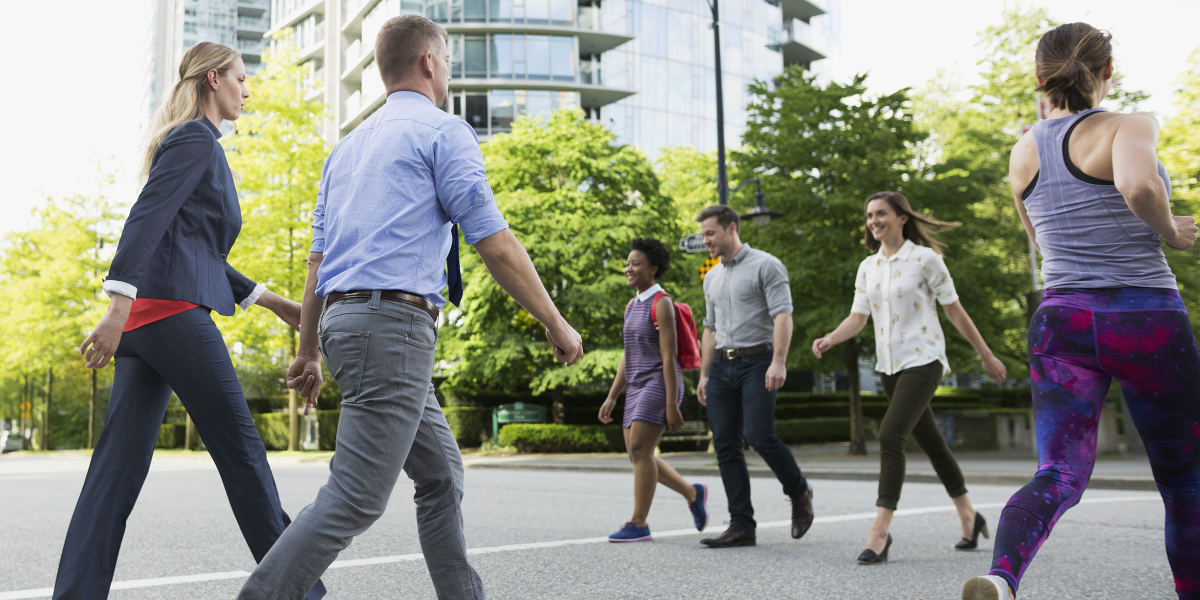
#> input picture Instance_Seg_Testing/people_walk_sample1.jpg, 2400 x 1200 px, given in place of t, which was not available (shown at 1/2 size)
$ python -i data_prepare_br_up.py   (imports and definitions only)
#> lines starting #> are read from the running program, lines starting #| are printed output that depends on the picture; pictures that were not available may be replaced by others from this repository, and a replacement may not be noted
#!/usr/bin/env python3
# -*- coding: utf-8 -*-
"""
Created:    Tue Apr 25 23:52:27 2023
Updated:    11/14/2023

@author: zahid + matthew
"""

#%% libraries  zahid
import os

import matplotlib.pyplot as plt

import numpy as np

import cv2
import cv2 as cv

import glob

from scipy.io import loadmat
from scipy.signal import butter, filtfilt, buttord
from scipy.fft import fft, fftfreq

import random

from random import seed, randint

from sys import exit

# from sklearn.model_selection import train_test_split

import pandas as pd
import pickle
import pdb

#%%  Data Load files from the directory Zahid

# Select the source file [either MERL or Collected Dataset or ]


# load Pathdir
#iD_ir = '../../../Dataset/Merl_Tim/Subject1_still/IR'
#iD_ir = '../../../Dataset/Merl_Tim/Subject1_still/RGB_raw'
#iD_ir = '../../../Dataset/Merl_Tim/Subject1_still/RGB_demosaiced'

path_dir = 'data_/'

dataPath = os.path.join(path_dir, '*.mp4')


files = glob.glob(dataPath)  # care about the serialization
# end load pathdir
# [4 lines not run here, left out]

# Take time stamp and multiple by 64. Take starting time of the BVP file,
# subtract the tags.csv from the BVP start time, multiply by 64 to get the sample number.


#%% Load the Video and corresponding zahid

# find start position by pressing the key position in empatica
# perfect alignment! checked by (time_eM_last-time_eM_first)*30+start_press_sample  should
# give the end press in video


# [36 lines left out: function test_video, not called in this run]

def data_read_edge_detection(files, im_size=[300, 300]):
    data = []
    data_end = len(files)

    # print files list
    print(*(x for x in files), sep='\n')
    print('\n')

    # take file input and handle issues
    try:
        f_num = int(input("Video Sample Request: "))
#> the answer given: 3
        if (f_num < 0 or f_num > data_end):
            raise Exception("Bad Video Request ...")

    except:
        raise Exception("Bad Video Request ...")

    # bank of manual annotations for video sample ROIs
    # (sample no. : [[rows], [cols]])
    """BAD BANK :(      [21]"""
    annotation_bank = {1: [[500, 750], [250, 750]], 2: [[500, 750], [250, 750]],
                       0: [[500, 950], [200, 750]], 4: [[500, 750], [350, 800]],
                       2: [[1000, 1600], [300, 1600]], 6: [[0, 150], [500, 550]],
                       3: [[100, 1200], [100, 1500]], 8: [[850, 1200], [250, 900]],
                       9: [[1100, 1400], [0, 600]], 10: [[450, 650], [0, 350]],
                       11: [[800, 1000], [350, 1000]], 12: [[1200, 1450], [0, 600]],
                       13: [[400, 550], [100, 300]], 14: [[1000, 1300], [400, 1000]],
                       15: [[275, 400], [150, 400]], 16: [[300, 450], [50, 250]],
                       17: [[550, 650], [100, 350]], 18: [[1100, 1400], [150, 900]],
                       19: [[1200, 1400], [300, 800]], 20: [[1000, 1300], [0, 200]],
                       21: [[0, 0], [0, 0]], 22: [[1100, 1250], [500, 650]],
                       23: [[1100, 1300], [1500, 1900]], 24: [[650, 750], [1400, 1600]],
                       25: [[750, 900], [900, 1000]], 26: [[600, 850], [1200, 1350]],
                       27: [[500, 650], [600, 850]], 28: [[550, 700], [450, 600]]}

    # begin video capture
    cap = cv2.VideoCapture(files[f_num])
    frame_num = 0

    valss= np.zeros((200,200,3))

    # import pdb
    ijk = 0
    if (ijk == 0):
        print(files[f_num])


    while(cap.isOpened()):
        ret, frame1 = cap.read()

        if ret==False:
            break

        # [7 lines of commented-out code are left out]
        row_1 = annotation_bank[f_num][0][0]
        row_2 = annotation_bank[f_num][0][1]
        col_1 = annotation_bank[f_num][1][0]
        col_2 = annotation_bank[f_num][1][1]

        frame1 = frame1[:,:,:]
        frame1 = frame1[row_1:row_2, col_1:col_2]
        # im_size[1] = row_2 - row_1
        # im_size[0] = col_2 - col_1
        # im_size = tuple(im_size)

        frame1 = cv2.resize(frame1, im_size)
        im_size = list(im_size)

        img_gray = cv2.cvtColor(frame1, cv2.COLOR_BGR2GRAY)

        # img_blur = cv2.GaussianBlur(img_gray, (5,5), 0)

        kernel = np.ones((3,3),np.float32)/9  # parameter change 1  # play with it
        img_blur = cv.filter2D(img_gray,-1,kernel)

        # Canny Edge Detection

        # play with threshold values

        edges = cv2.Canny(image=img_blur, threshold1=100, threshold2=100) # Canny Edge Detection
        # Display Canny Edge Detection Image
        data.append(edges)

        kernel = np.ones((3,3),np.uint8)
        kernel1 = np.ones((5,5),np.uint8)

        if (frame_num >= 1500 & frame_num%5 == 0):
            # edges = cv2.dilate(edges,kernel,iterations = 1) # play with it remove or keep it
            # edges = cv2.morphologyEx(edges, cv2.MORPH_OPEN, kernel1)
            cv2.imshow('Canny Edge Detection', edges)
            # pdb.set_trace()
        # ijk += 1
        # pdb.set_trace()

        frame_num += 1

        if cv2.waitKey(1) & 0xFF == ord('q'):
            break


    # fps = cap.get(cv2.CAP_PROP_FPS)

    cap.release()
    cv2.destroyAllWindows()
    data =  np.array(data)

    return data

# test_video(files)
# [1 line that did not run here, left out]
# [1 line that did not run here, left out]

# [1 line not run here, left out]

# [1 line that did not run here, left out]

#%% Filtering functions matthew

# Butter filter req.
fs = 30      # sample rate, Hz
cutoff = 0.3      # desired cutoff frequency of the filter, Hz ,      slightly higher than actual 1.2 Hz
nyq = 0.5 * fs  # Nyquist Frequency
order = 2       # sin wave can be approx represented as quadratic
n = int(500) # total number of samples

# Buttord filtering
low_cut = 40    # lower freq cutoff
high_cut = 60   # higher freq cutoff
rp = 3  # passband ripple (dB)
rs = 40 # stopband attenuation (dB)

# [7 lines left out: function butter_lowpass_filter, not called in this run]


#%% Analyze data matthew
"""
fraction = 3 # split video sample length so we start 1/3 into video (filter beginning out)
samp_size_start = data.shape[0] // fraction
timeframe_samp = data.shape[0] # no. of frames examined
samp_rate = 2 # frequency (frame gap, i.e., check every "5" frames)

print(data.shape, samp_size_start, timeframe_samp)

# the edge img
# plt.imshow(data[samp_size_start + i])

data_diff = []
diff_frame = 2

# calculate a data set for data with differences between its nearest
# neighboring (diff_frame) frames
for i in range(data.shape[0]):
    # print(i + diff_frame, data.shape[0])
    if (i + diff_frame >= data.shape[0]):
        break
    data_diff.append(data[i + diff_frame] - data[i])

# make into numpy array
data_diff = np.array(data_diff)

def row_col_analyze(data_axis):

    #data_axis:  1 for row, 2 for col
    #return: np arrays carrying processed data

    plot_choice_str = ["Row", "Column"]

    # row/col sum & diffs between neighboring frames
    data_summed = np.sum(data, axis=data_axis)
    data_summed_diff = np.sum(data_diff, axis=data_axis)
    arr = []
    arr_diff = []

    # append data samples of max row/col/sum val at particular frame
    # pick min val of data sizes to sample from (don't go out of range!)
    sample_range = min(timeframe_samp, len(data_summed), len(data_summed_diff))
    print(sample_range)

    for i in range(timeframe_samp):
        if ((samp_size_start + i * samp_rate) >= sample_range):
            break
        arr.append(np.argmax(data_summed[samp_size_start + i * samp_rate]))
        arr_diff.append(np.argmax(data_summed_diff[samp_size_start + i * samp_rate]))

    print(len(arr))
    # convert to np arr
    arr = np.array(arr)
    arr_diff = np.array(arr_diff)

    # perform plotting of og signal and signal taking diff
    fig1, axs1 = plt.subplots(2)
    fig1.suptitle('{}s with Max no. Edge Points vs. Timeframe (in frames)'.format(plot_choice_str[data_axis - 1]))
    axs1[0].plot(arr)
    axs1[0].set(ylabel='{}s with Max no. Edge Points'.format(plot_choice_str[data_axis - 1]))
    axs1[1].plot(arr_diff)
    axs1[1].set(ylabel='diff')
    axs1[1].set(xlabel='Timeframe (in frames)')

    return arr, arr_diff

def full_sum_analyze(data_axis):

    #data_axis:  1 for row, 2 for col, 0 for full sum
    #return: np arrays carrying processed data

    arr = []
    arr_diff = []

    # don't go out of range!
    sample_range = min(timeframe_samp, len(data), len(data_diff))

    # append data samples of max sum val at particular frame
    for i in range(timeframe_samp):
        if ((samp_size_start + i * samp_rate) >= sample_range):
            break
        arr.append(np.sum(data[samp_size_start + i * samp_rate]))
        arr_diff.append(np.sum(data_diff[samp_size_start + i * samp_rate]))

    # convert to np arr
    arr = np.array(arr)
    arr_diff = np.array(arr_diff)

    # perform plotting of og signal and signal taking diff
    fig1, axs1 = plt.subplots(2)
    fig1.suptitle('Edge Points Summed in Frame vs. Timeframe (in frames)')
    axs1[0].plot(arr)
    axs1[0].set(ylabel='No. Summed Points')
    axs1[0].set(xlabel='Timeframe (frames)')
    axs1[1].plot(arr_diff)
    axs1[1].set(ylabel='diff')
    axs1[1].set(xlabel='Timeframe (frames)')


    return arr, arr_diff

def filt_and_plot(arr, plot_choice):

    #arr:    specific arr to plot
    #plot_choice:    choice of row, col, or sum plot

    plot_choice_str = ["Sum", "Row", "Column"]
    y = butter_lowpass_filter(arr, cutoff, fs, order)
    plt.figure()
    plt.plot(y)
    plt.title('{}s with Max no. Edge Points vs. Timeframe (in frames)'.format(plot_choice_str[plot_choice]))
    plt.show()

rs_arr, rs_arr_diff = row_col_analyze(1)
cs_arr, cs_arr_diff = row_col_analyze(2)
fs_arr, fs_arr_diff = full_sum_analyze(0)

# do some filtering
# WORK ON HOW TO SELECT SIGNAL BASED ON FFT FREQ ANALYSIS
filt_and_plot(fs_arr, 0)
filt_and_plot(fs_arr_diff, 0)
filt_and_plot(cs_arr, 2)
filt_and_plot(cs_arr_diff, 2)

"""

#%% Load CSV file
"""
import pandas as pd
data_CSV= pd.read_csv("csv_data/sample_20_sitting(Hars_5_12_23).csv")

## 211 for subject sample 1
"""

#%% Data Cross-Check and Visualization
"""
i = 840
plt.imshow(data[211+i*3])
print(data_CSV['Data Set 1:Force(N)'][i])

data_c = data[211:]
"""
#%% Check frame and force
"""
import time
k = 121
for i in range(10):
    cv2.imshow('frame',data_c[5*3*(i+k)])
    time.sleep(2)
    print(data_CSV['Data Set 1:Force(N)'][5*(i+k)])
    if cv2.waitKey(1) & 0xFF == ord('q'):
        break
    time.sleep(3)
"""
#%% Supporting Functions Zahid


# [41 lines left out: functions plot_quiver, flow_quiver, run_main_of_qv, not called in this run]

>>> result = data_read_edge_detection('Instance_Seg_Testing/people_walk_sample1.jpg')
#> the answer given: 3
#> in data_read_edge_detection, frame1 is the input picture: shape (1200, 2400, 3); mean B, G, R 129.9, 142.5, 140.3
#> in data_read_edge_detection (call 2), `frame1 = frame1[row_1:row_2, col_1:col_2]`:
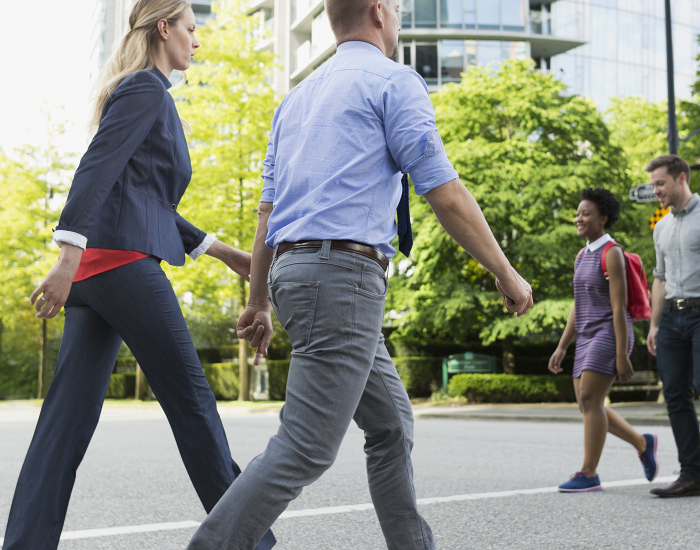
#> frame1: shape (1100, 1400, 3) (shown at 1/2 size); mean B, G, R 128.2, 143.6, 139.9
#> in data_read_edge_detection (call 2), `frame1 = cv2.resize(frame1, im_size)`:
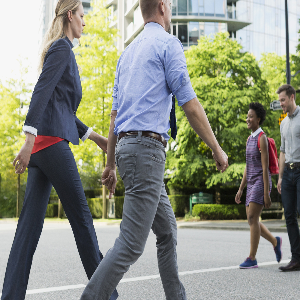
#> frame1: shape (300, 300, 3); mean B, G, R 128.1, 143.5, 139.9
#> in data_read_edge_detection (call 2), `img_gray = cv2.cvtColor(frame1, cv2.COLOR_BGR2GRAY)`:
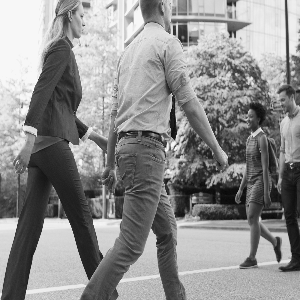
#> img_gray: shape (300, 300); min 8, max 253, mean 140.7
#> in data_read_edge_detection (call 2), `img_blur = cv.filter2D(img_gray,-1,kernel)`:
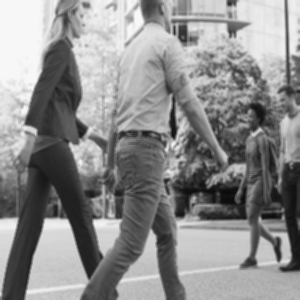
#> img_blur: shape (300, 300); min 11, max 247, mean 140.7
#> in data_read_edge_detection (call 2), `edges = cv2.Canny(image=img_blur, threshold1=100, threshold2=100)`:
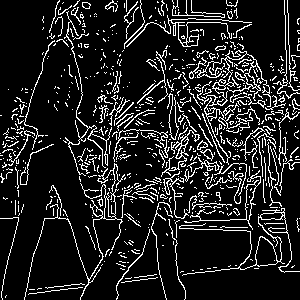
#> edges: shape (300, 300); 13.1% white in thin lines or dots
#> (key q is pressed here)
